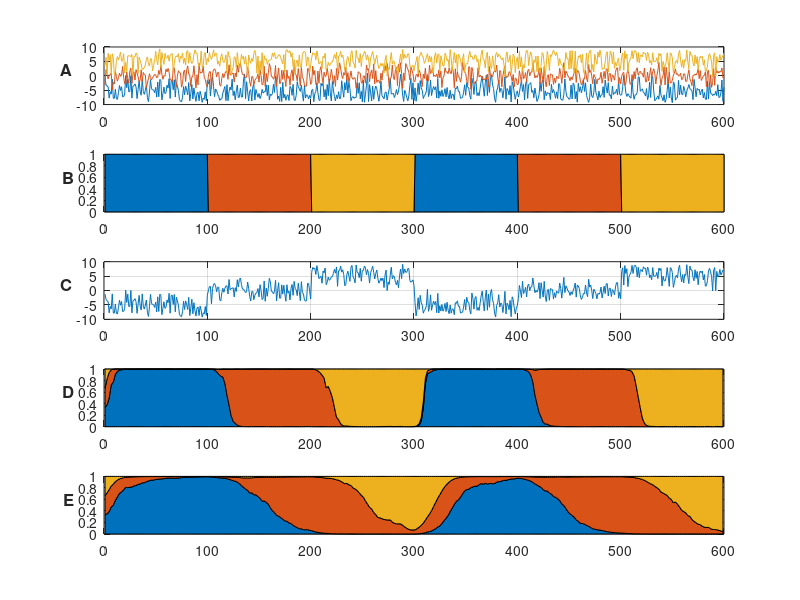
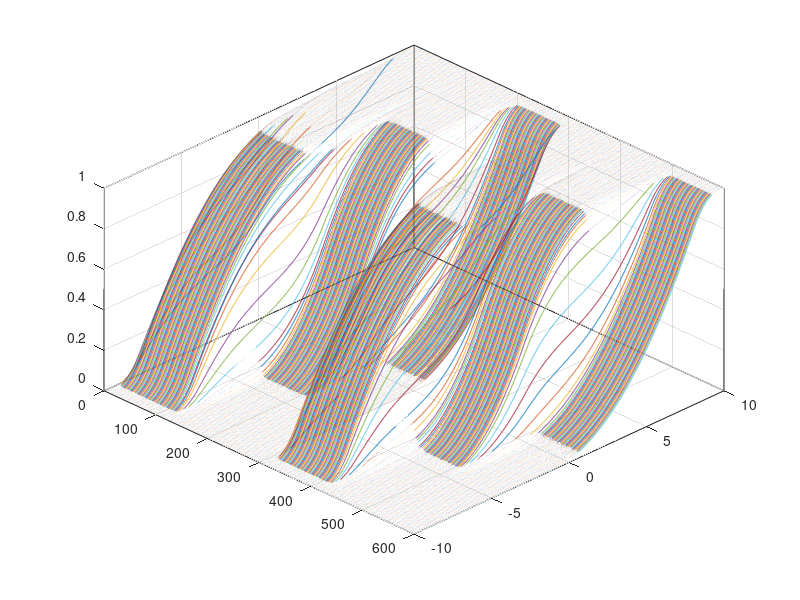
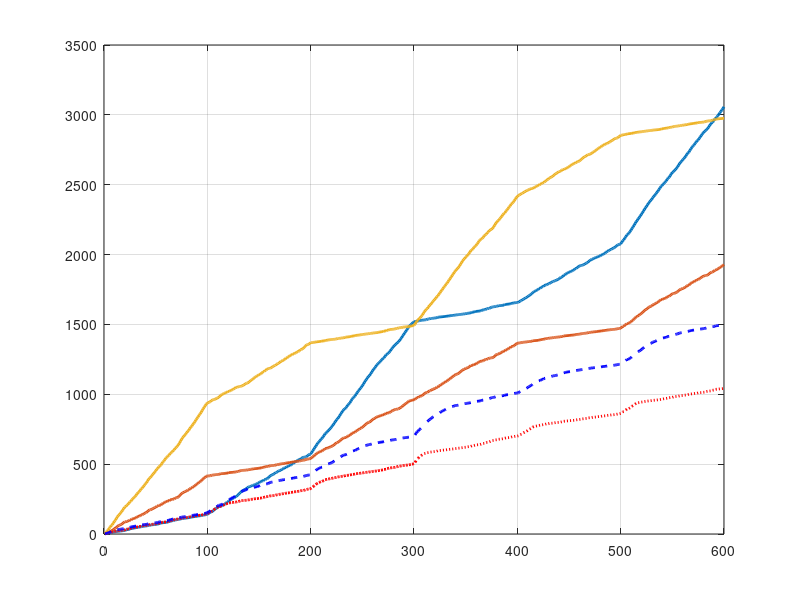

Source code (MATLAB) for these figures, in order: (Note: a time limit stopped this script after it produced the figures.)
% 
% This file includes code for the paper 
% Online Aggregation of Probability Forecasts with Confidence. 
% @authors: Vladimir Vyugin, Vladimir Trunov
% 

function [ output_args ] = run_synth_data_experiments()
% Execute artificial model experiments ni_crps
% 1 - "shifted" generating models
[r] = triangle_dist_model('a',1,0.001);
% 2 - mixed generating models
[r] = triangle_dist_model('b',2,0.001);
return;

function [ output_args ] = triangle_dist_model(tag,model_variant,fs_alpha)
% To create FIG and EPS figures, set paper_figures to true!
paper_figures = false;
chars ={'A' 'B' 'C' 'D'};
figure_path=['..\figures1\'];
if nargin==0
    tag = 'DBG'
    model_variant = 2;
    fs_alpha      = 0.001;
end;
output_args = 0;
LineSpecList1 = {'--b','--g','--r',':b',':g',':r'};
LineSpecList2 = {'-b','-g','-r',':b',':g',':r'};

verbose = 0;          
LL = 1000;            
alpha = fs_alpha;     % Fixed Share
lowerX = -10;         % [a b]  
upperX =  10;
%% Support interval
z =  lowerX:0.01:upperX; 
eta_v = 2/(upperX-lowerX);    % Online correction of expert weighta for spread [a,b]
eta_w = 0.5/(upperX-lowerX);  
eta2  = 2;          % For Vovk "superprediction"  

model_prefix = ...
  ['TModel-' num2str(model_variant) '/' num2str(LL) '/Fs=' num2str(alpha)];

%% Default settings
L = 100;                % Segment lengths
e_peak = [-5 0 5];      % Central points
e_spread = [9.5 6 9.5]; 
N = length(e_spread);   
B = [1 2 3 1 2 3];      % Leaders
S = 6; % 
T = S*L;                
jittered_priors = 0;
 
Priors = zeros(length(e_peak),S*L);
switch model_variant
    case 1  % One shifting expert
        for s=1:S
            leader = B(s);
            Priors(leader,(s-1)*L+1:(s*L)) = 1;
        end
    case 2
        % Mix of 3 expert distributions   
        PPP=w_explore(T,2,10);
        Priors = PPP';
        %Reversing of Priors
        Pr = Priors;
        for t=1:T
            Priors(:,t) = Pr(:,T-t+1);
        end
    otherwise
        error('Illegal model_variant!');
end
PPP = Priors';
       
%% Create generating models and signal
%% PPLN - PoPuLatioN, constructed by generating models
PPLN = zeros(N,T);      
experts = cell(1,length(e_peak));    % experts
rng(0);

for i=1:length(e_peak)
    if i==1
       e_struct.peak     = -8;
       e_struct.spread   = 10.5;
       e_struct.a = -9.5;
       e_struct.b = -8;
       e_struct.c =  1;
    elseif i==2
       e_struct.peak     = 0;
       e_struct.spread   = 10;
       e_struct.a = -5;
       e_struct.b = -0;
       e_struct.c =  5; 
    elseif i==3        
       e_struct.peak     = 8;
       e_struct.spread   = 10.5;
       e_struct.a = -1;
       e_struct.b =  8;
       e_struct.c =  9.5;
    end   
    e_struct.pd = ...
       makedist('Triangular','a',e_struct.a,'b',e_struct.b,'c',e_struct.c); 
    sample_length = LL;
    e_struct.sample = random(e_struct.pd,sample_length,1); % Column 
    PPLN(i,:) = random(e_struct.pd,1,T);                   % Line
    experts{i}   = e_struct;
end

% if verbose
%     % Draw PPLN
%     figure;
%     %colormap(jet)
%     draw_bgr_lines(PPLN);
%     %plot(PPLN');
%     q=1;
% end

w0 = ones(N,1);
w0 = w0/sum(w0);
w  = w0;
U  = [];               % Time series
BB = [];               % Leader

%% Create time series U(1:T) using Priors and PoPuLatioN 
for t=1:T
    pt = Priors(:,t);       % Piors 
    omega = get_coin(pt);   % omega
    U(t)=PPLN(omega,t);     % Select generator
end
disp([lowerX,upperX]);      % Selected spread
disp([min(U),max(U)])       % Actual spread 
q=1;

% Calculate CRPS values of N experts in all points of U
CRPS   = nan(N,T);
smCRPS = nan(N,T);
for i=1:N
    ff = cdf(experts{i}.pd,z);
    %Dens(1,:) = pdf(experts{i}.pd,z);
    for t=1:T           % CRPS calculation
        u=U(t);
        CRPS(i,t) = ni_crps(ff,z,u);      
    end
end

% Online aggregation  
% Wrm,Vvk: CRPS using empirical expert distributions 
% Eta - eta_v/eta_w  (Vovk/Warmuth) %% FS=FixedShare
[WWev0,Laggr_ev0] = apply_crps_mixing(U,CRPS,eta_v,0,experts); %V No FS!
[WWew0,Laggr_ew0] = apply_crps_mixing(U,CRPS,eta_w,0,experts); %W No FS!
[WWev,Laggr_ev]   = apply_crps_mixing(U,CRPS,eta_v,alpha,experts); %V+FS
[WWew,Laggr_ew]   = apply_crps_mixing(U,CRPS,eta_w,alpha,experts); %W+FS

% WWth - adapted weights of experts
% Laggr_th - weighted sum of expert CRPS losses

hh = draw_sublot_figure_plus(PPLN,PPP,U,WWev',WWew',model_prefix);
if paper_figures
    saveas(hh,[figure_path 'fig2' tag '.fig']);
    saveas(gcf,[figure_path 'fig2' tag],'epsc');
end
saveas(hh,[figure_path 'fig2' tag '.png']);

% Online aggregation using superprediction (Vovk).
% WW_ev calculate on the base of empical expert CDF
% Do not depend on t !
A   = zeros(N,length(z));  % -eta_v*F(i,t)^2
B   = zeros(N,length(z));  % -eta_v*(1-*F(i,t))^2
FF  = zeros(1,length(z));  % Master Expert CDF
FFw = zeros(1,length(z));  % Сonvex sum of expert CDF 
C   = zeros(N,length(z));  % Expert CDF at points of z
% Create matrix (A) and (B)
for n=1:N
    pd = experts{n}.pd;    % empical  CDF of expert n
    for i = 1:length(z)    % for all points 
        u = z(i);
        Fn = cdf(pd,u);

        A(n,i) = exp(-eta2*Fn^2);         % Nominator
        B(n,i) = exp(-eta2*(1-Fn)^2);     % Denominator
        C(n,i) = cdf(pd,u);
    end
end

CRPSv = zeros(1,T); % CRPS for superprediction 
CRPSw = zeros(1,T); % For WRM... 

%% Calc.CRPSv and (CRPSw) 
draw_3d_picture = 1; %true;
if draw_3d_picture
    figure; hold on
end
for t = 1:T
    u = U(t);       
    % Form Ft using A,B, and Wt 
    Wt = WWev(:,t);      
    Vn = A'*Wt;             %  numerator
    Vd = B'*Wt;             %  denomerator
    R  = Vn ./ Vd;          %  Devide
    %FF = 0.5*(1-(1/eta_v)*log(R)); 
    FF = 0.5*(1-(1/2)*log(R)); 
    FF(1) = 0;             
    FF(end) = 1;
    %FFpd = makedist('piecewiselinear',z,FF'); % Master eCDF
    
    FFw  = (WWew(:,t)')*C;  % Mix by Wrm
    
    if draw_3d_picture
        if (mod(t,2)==0)
            plot3(t*ones(1,length(z)),z,FF');
        end
    end
    CRPSw(t) = ni_crps(FFw,z,u); 
    CRPSv(t) = ni_crps(FF',z,u); % Master CRPS for u
end
if draw_3d_picture
    set(gcf);
    xlim([0 T]);
    view(45,45);
    grid on;
    box on;       % saveas(gcf,[fig3 tag '.fig'])
    if paper_figures
        saveas(gcf,[figure_path 'fig4' tag '.fig']);
        saveas(gcf,[figure_path 'fig4' tag],'epsc');
    end
    saveas(gcf,[figure_path 'fig4' tag '.png']);
    %saveas(gcf,[tag '-' model_label '3dCDF_v.fig']);
end
%save(['rrr_' tag '.mat'],'CRPS',...
%     'CRPSv','CRPSw','Laggr_ev','Laggr_ew','WWev','WWew','Priors');
q=1;

if true
    figure;
    LW = 2;
    plot(cumsum(CRPS'),'LineWidth',LW); hold on;  % Experts...
    %LLCC=[cumsum(Laggr_ew) cumsum(Laggr_ev) cumsum(CRPSv') cumsum(CRPSw')];
    LLCC=[cumsum(CRPSv') cumsum(CRPSw')];
    plot(LLCC(:,1),':r','LineWidth',LW);
    plot(LLCC(:,2),'--b','LineWidth',LW);
    %legend('1','2','3','Laggr-eW','Laggr-eV','Vovk','Warmuth');
    %title([model_prefix 'Cumulated CRPS Losses. LL=' num2str(LL) '.']);
    q=1;
    grid on
    if paper_figures
        saveas(gcf,[figure_path 'fig3' tag '.fig']);
        saveas(gcf,[figure_path 'fig3' tag],'epsc');
    end
    saveas(gcf,[figure_path 'fig3' tag '.png']);
end

function [WW,Laggr] = apply_crps_mixing(U,CRPS,eta,alpha,exp_params)
% U - time series
% CRPS  - matrix of CRPS at U points, eta-train param.
% alpha - fixed_share
% exp_params - params of experts
% Laggr - linear combination of experts CRPS 
[N,T]=size(CRPS);
w0 = ones(N,1);
w0 = w0/sum(w0);
WW(:,1)=w0;
w  = w0;

for t=1:T-1
    for n=1:N
        w(n)=w0(n)*exp(-eta*CRPS(n,t));
    end
    w = w/sum(w);
    % Fixed share
    w = alpha/N+(1-alpha)*w;
    
    w0 = w;  
    WW(:,t+1)=w;
end

Laggr = nan(T,1);
for i=1:T
    Laggr(i) = WW(:,i)' * CRPS(:,i);
end

function s = ni_crps(f,z,u)
% f - linear approximation of distribution
% z - grid points of argument
% u - test point
% Calculation of CRPS for empirical distribution with compact support
% using integration by trapezoidal method. The integral can be turned 
% into discrete finite sum.
dz = diff(z);  
n=length(z);
s=0;
if u<=z(1)      % (1-F)^2 
    for t=1:n-1
        s=s+dz(t)*((f(t)+f(t+1))^2)*0.25;
    end
elseif u>=z(n)  
    for t=1:n-1
        s=s+dz(t)*(1-(f(t)+f(t+1))/2)^2;
    end
else
    ind = find(z<=u,1,'last'); 
    for t=1:ind-1
        s=s+dz(t)*0.25*(f(t)+f(t+1))^2;
    end
    t=ind;
    d1 = u-z(t);
    d2 = z(t+1)-u;
    d  = z(t+1)-z(t);  
    fu = f(t)+(f(t+1)-f(t))*(d1/(d1+d2));
    fu1= (f(t)+fu)*0.5;
    fu2= (fu+f(t+1))*0.5;
    s = s + d1*(fu1)^2+d2*(1-fu2)^2;
    for t=ind+1:n-1
        s=s+dz(t)*(1-f(t))^2;
    end
end


function r = get_coin(pt)
% randomization 
d=rand;
w=cumsum(pt);
r=find(d<=w,1,'first');
    
function hh = draw_sublot_figure_plus(PPLN,PPP,U,PM1,PM2,txt)
    dd=2;
    [N,T]=size(PPLN);
    %colormap(jet);
    hh=figure('Name',txt);
    subplot(5,1,1);
    plot(PPLN');
    %draw_bgr_lines(PPLN,0.5);
    xlim([0 T]);
    %ylabel('A');  %XXX
    ylabel(gca,['A '],'FontSize',12,'FontWeight','bold','rotation',0);
    %title('Generative Models')
    %colormap(jet);
    subplot(5,1,2);
    area(PPP);
    xlim([0 T]);
    ylim([0 1]);
    %ylabel('B');  %XXX
    ylabel(gca,['B '],'FontSize',12,'FontWeight','bold','rotation',0);
    %title('Apriory Mixture Proportions');
    subplot(5,1,3);
    plot(U); hold on;
    %uu = smooth(U,71);
    %plot(uu,':r','LineWidth',1);
    grid on;
    %title(['Mixture of generative models.']);
    %ylabel('C'); %XXX
    ylabel(gca,['C '],'FontSize',12,'FontWeight','bold','rotation',0);
    xlim([0 T]);
    subplot(5,1,4);
%     title('Posterior Mixture Proportions (area plot)');
    nn = size(PM1,1); 
    x=1:nn';
    % Not all points
    ind=(1:dd:nn)';
    xx=x(ind);
    PMs=PM1(ind,:);
    area(xx,PMs);
    %area(PM);
    xlim([0 T]);
    ylim([0 1]);
    %ylabel('D');
    ylabel(gca,['D '],'FontSize',12,'FontWeight','bold','rotation',0);
    %xlabel('Time');
    %title(txt);
    subplot(5,1,5);
%    title('Posterior Mixture Proportions (area plot)');
    x=1:nn';
    ind=(1:dd:nn)';
    xx=x(ind);
    PMs=PM2(ind,:);
    area(xx,PMs);
    %area(PM);
    xlim([0 T]);
    ylim([0 1]);
    %ylabel('E');
    ylabel(gca,['E '],'FontSize',12,'FontWeight','bold','rotation',0);
    %xlabel('Time');
    %title(txt);
    %colormap(jet);
    q=1;    

function Y = jitt(X,sc)
    if nargin==1
        sc=1;
    end
    noise = randn(size(X))*sc;
    Y=X+noise;
    
function [PPP] = w_explore(T,ind,scale)
% Synthesize component weights (priors)
if nargin==0
    T=1200;
    ind = 4;
    scale = 1;
elseif nargin<3
    scale = 1;
end
omega=scale*2*pi/4000;
s1=100;
s2=250;
s3=1000; %125
t=(1:T)';
tt= t .* t;
w=zeros(length(t),3);
switch ind
    case 0
        w(:,1) = 0.333*(1+t/6000);
        w(:,2) = 0.333+sin(t*omega/2)*0.333;
        w(:,3) = 0.333*(1-t/6000);
    case 1
        w(:,1) = sin(t*omega+s1)+1.21;
        w(:,2) = sin(t*omega*1.5+s2)+1.01;
        w(:,3) = sin(t*omega*1.2+s3)+1.21;
    case 2
        w(:,1) = sin(t*omega+s1)+1.21;
        w(:,2) = sin(t*omega*0.125+s2)+1; % 0.99;   %1.01;
        w(:,3) = sin(t*omega*1.2+s3)+1.21;
    case 3
        w(:,1) = sin(t*1.1*omega+s1)+2;
        %w(:,2) = sin(t*omega*0.125+s2)+1.01;
        w(:,2) = abs(sin(t*omega*0.125-s2/10)+(t.^2)/(3000^2)-0.15);
        w(:,3) = sin(t*omega*1.2+s3)+1;    
    otherwise
        error('Illegal Ind Value!');
end
    
ww = sum(w')';
for j=1:3
    w(:,j)  = w(:,j) ./ ww;
end
PPP = w; 
if false
    figure;
    subplot(2,1,1);
    plot(w,'LineWidth',2);
    ylim([0 1]);
    title(['Mode ' num2str(ind) '. \omega = ' num2str(omega)]);
    subplot(2,1,2);
    area(PPP);
    ylim([0 1]);
    q=1;
end

function [r] = draw_bgr_lines(Z,LW)
if nargin==1
    LW=1;
end
[K,N] =size(Z);
xx = (1:N);
plot(xx,Z(1,:)','-b',xx,Z(2,:)','-g',xx,Z(3,:)','-r','LineWidth',LW); 
r=1;
    
